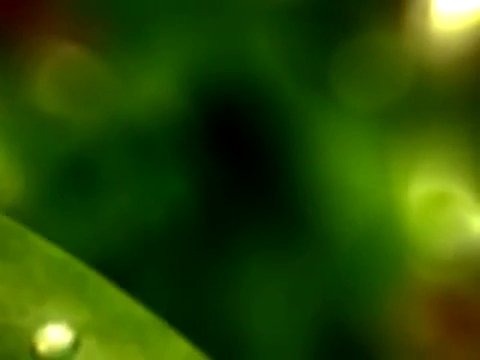
#> input picture frame 37 of spyder projects/data/sd.mp4, 480 x 360 px, given in place of test2.mp4, which was not available
$ python untitled2.py
#> lines starting #> are read from the running program, lines starting #| are printed output that depends on the picture; after the words box and inside, x2 and y2 are one past the last pixel; in counts of white or black regions, pixels touching at a corner belong together; pictures that were not available may be replaced by others from this repository, and a replacement may not be noted
# -*- coding: utf-8 -*-
"""
Created on Fri Feb 17 11:52:50 2023

@author: anush
"""

import numpy as np
import cv2 as cv
cap = cv.VideoCapture('E:\Data\\test2.mp4')


#old_algo = cv.bgsegm.createBackgroundSubtractorMOG()
algo1 = cv.createBackgroundSubtractorMOG2(detectShadows=True) #algo1
algo2 = cv.createBackgroundSubtractorKNN(detectShadows=True)  #algo2
while True:
    ret, frame = cap.read()
#> frame is the input picture: shape (360, 480, 3); mean B, G, R 4.3, 73.8, 40.4
    frame =cv.resize(frame,(400,400))
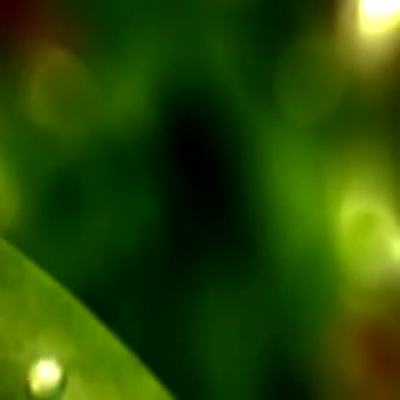
#> frame: shape (400, 400, 3); mean B, G, R 4.3, 73.7, 40.3
    if frame is None:
        break
    res1 = algo1.apply(frame)
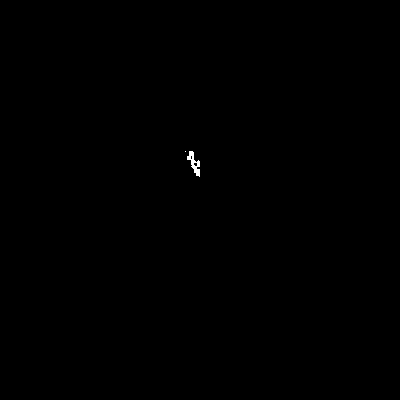
#> res1: shape (400, 400); values 127 (black) and 255 (white), 0.09% white; 2 white regions (1 under 20 px), largest, box (x1, y1, x2, y2) and area: (187, 151, 200, 177) 144
    res2 = algo2.apply(frame)
#> res2: shape (400, 400); every value is 255


    cv.imshow('original', frame)
    cv.imshow('res1',res1)
    cv.imshow('res2',res2)

    keyboard = cv.waitKey(60)
#> (key Esc is pressed here)
    if keyboard == 'q' or keyboard == 27:
        break
cap.release()
cv.destroyAllWindows()

$ run again, starting later in the video
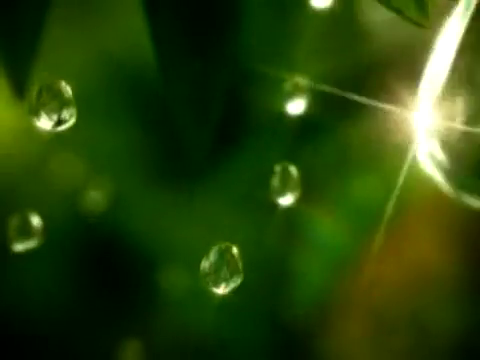
#> input picture frame 168 of spyder projects/data/sd.mp4, 480 x 360 px, given in place of test2.mp4, which was not available
#> frame is the input picture: shape (360, 480, 3); mean B, G, R 11.7, 66.8, 39.6
#> `frame =cv.resize(frame,(400,400))`:
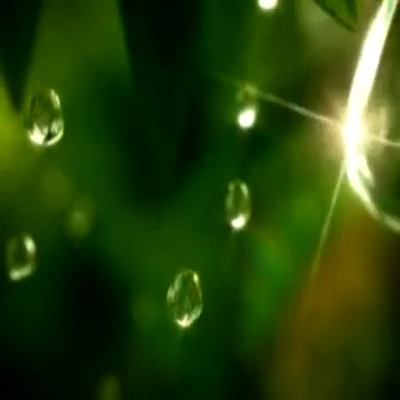
#> frame: shape (400, 400, 3); mean B, G, R 11.7, 66.8, 39.5
#> res1: shape (400, 400); every value is 127
#> res2: shape (400, 400); every value is 255

$ run again, starting later in the video
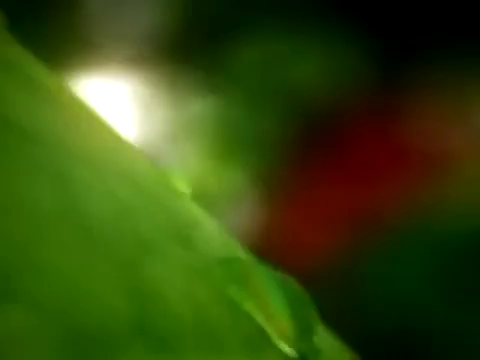
#> input picture frame 300 of spyder projects/data/sd.mp4, 480 x 360 px, given in place of test2.mp4, which was not available
#> frame is the input picture: shape (360, 480, 3); mean B, G, R 14.6, 73.4, 53.3
#> `frame =cv.resize(frame,(400,400))`:
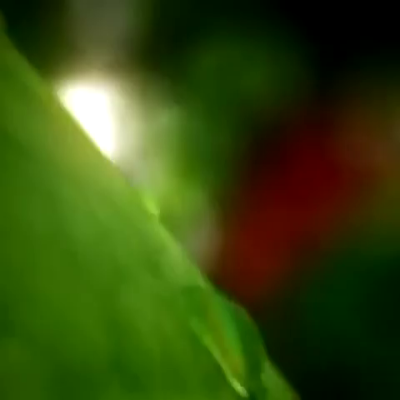
#> frame: shape (400, 400, 3); mean B, G, R 14.5, 73.3, 53.2
#> `res1 = algo1.apply(frame)`:
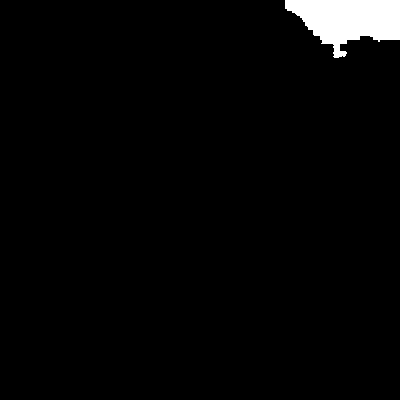
#> res1: shape (400, 400); values 127 (black) and 255 (white), 2.6% white; 1 white region, box (x1, y1, x2, y2) and area: (285, 0, 400, 58) 4150
#> res2: shape (400, 400); every value is 255
